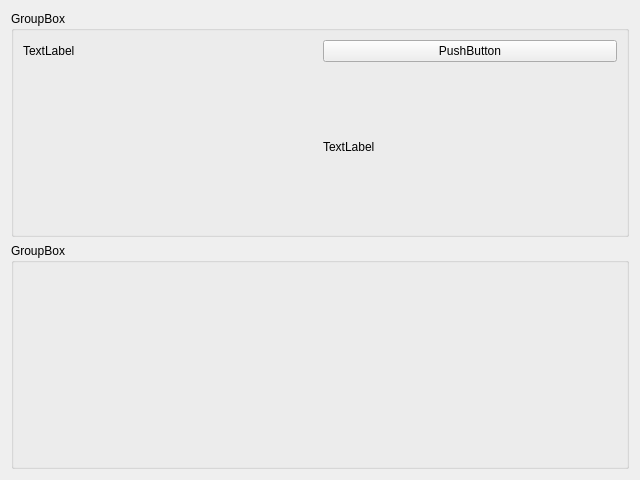
<?xml version="1.0" encoding="UTF-8"?>
<ui version="4.0">
 <class>Form</class>
 <widget class="QWidget" name="Form">
  <property name="geometry">
   <rect>
    <x>0</x>
    <y>0</y>
    <width>640</width>
    <height>480</height>
   </rect>
  </property>
  <property name="windowTitle">
   <string>Form</string>
  </property>
  <layout class="QGridLayout" name="gridLayout_2">
   <item row="1" column="0">
    <layout class="QGridLayout" name="gridLayout_3">
     <item row="0" column="0">
      <widget class="QGroupBox" name="groupBox_2">
       <property name="title">
        <string>GroupBox</string>
       </property>
      </widget>
     </item>
    </layout>
   </item>
   <item row="0" column="0">
    <layout class="QGridLayout" name="gridLayout">
     <item row="0" column="0">
      <widget class="QGroupBox" name="groupBox">
       <property name="title">
        <string>GroupBox</string>
       </property>
       <layout class="QGridLayout" name="gridLayout_6">
        <item row="0" column="0">
         <layout class="QGridLayout" name="gridLayout_5">
          <item row="0" column="1">
           <widget class="QPushButton" name="pushButton">
            <property name="text">
             <string>PushButton</string>
            </property>
           </widget>
          </item>
          <item row="1" column="1">
           <widget class="QLabel" name="label">
            <property name="text">
             <string>TextLabel</string>
            </property>
           </widget>
          </item>
          <item row="0" column="0">
           <widget class="QLabel" name="label_2">
            <property name="text">
             <string>TextLabel</string>
            </property>
           </widget>
          </item>
         </layout>
        </item>
       </layout>
      </widget>
     </item>
    </layout>
   </item>
   <item row="0" column="1" rowspan="2">
    <layout class="QGridLayout" name="gridLayout_4"/>
   </item>
  </layout>
 </widget>
 <resources/>
 <connections/>
</ui>
